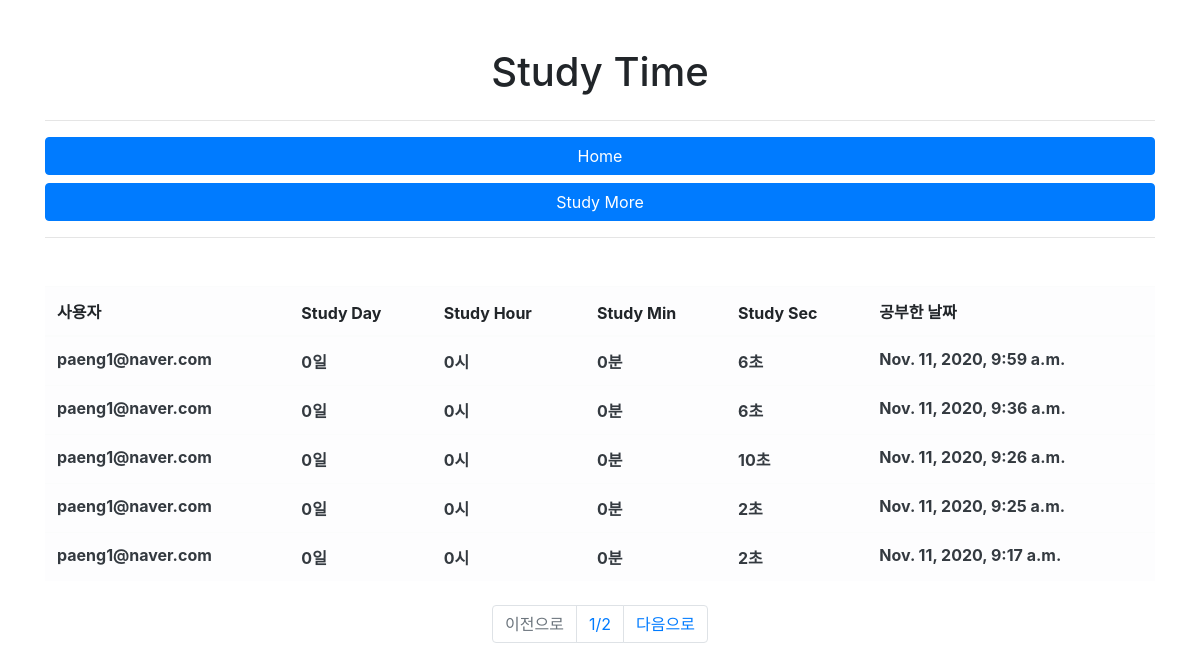
Before: /timer_rank/ with the older database file.
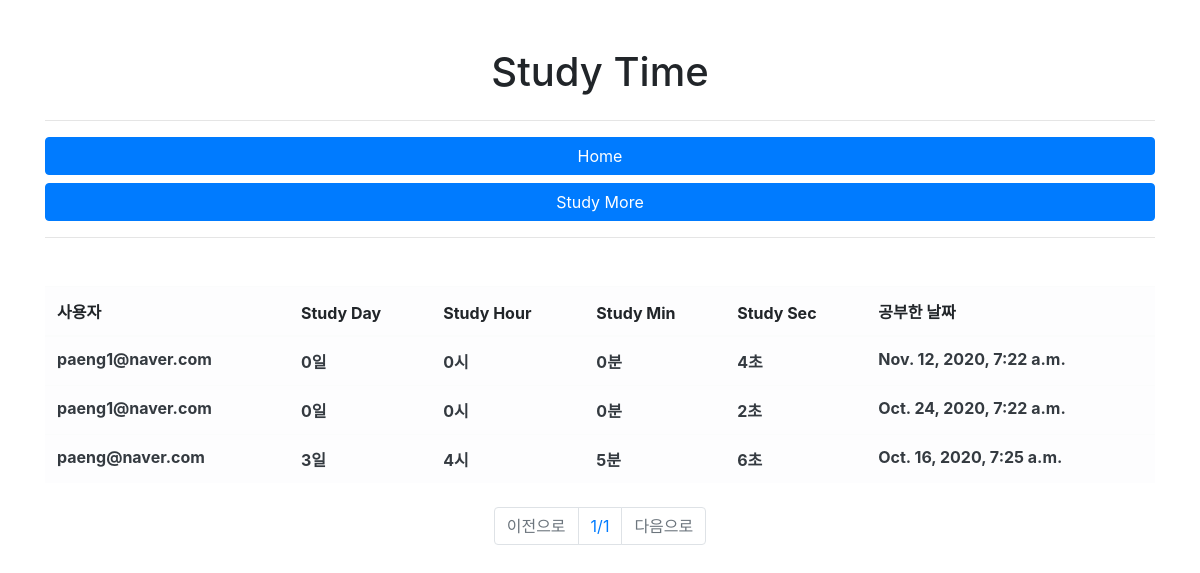
After: the same page with the newer database file.
### timer/models.py (models this page shows, shortened)
class Timer(models.Model):
    user = models.ForeignKey('user.User', on_delete=models.CASCADE, verbose_name='사용자')
    study_day = models.IntegerField(verbose_name='공부한 날')
    study_hour = models.IntegerField(verbose_name='시간')
    study_min = models.IntegerField(verbose_name='분')
    study_sec = models.IntegerField(verbose_name='초')
    register_date = models.DateTimeField(auto_now_add=True, verbose_name='등록날짜')
    class Meta:
        db_table = 'timer'
        verbose_name = '공부시간'
        verbose_name_plural = '공부시간'

### user/models.py (models this page shows)
class User(models.Model):
    email = models.EmailField(verbose_name='이메일')
    password = models.CharField(max_length=128, verbose_name='비밀번호')
    level = models.CharField(max_length=8, verbose_name='등급',
        choices=(
            ('admin', 'admin'),
            ('user', 'user')
        )
    )
    register_data = models.DateField(auto_now_add=True, verbose_name='등록 날짜')
    def __str__(self):
        return self.email
    class Meta:
        db_table = 'user'
        verbose_name = '사용자'
        verbose_name_plural = '사용자'

### timer/views.py (the view)
# urls.py: path('timer_rank/',TimerList.as_view())
class TimerList(ListView):
    template_name = 'timer_rank.html'
    context_object_name= 'timers'
    def get_queryset(self):
        timer_all = Timer.objects.all().order_by('-id')
        page = int(self.request.GET.get('p',1))
        paginator = Paginator(timer_all,5)
        queryset = paginator.get_page(page)
        return queryset

### timer/templates/timer_rank.html
{% extends "base.html" %}
{% block contents %}
<div class="row mt-5">
    <div class="col-12 text-center">
        <h1>Study Time</h1>
    </div>
</div>
<hr/>
    <div >
        <button class="btn btn-primary btn-block" onclick="location.href='/'">Home</button>
        <button class="btn btn-primary btn-block" onclick="location.href='/timer/'">Study More</button>
    </div>
<hr/>
<div class="row mt-5">
    <div class="col-12">
        <table class="table table-light">
            <thead class="thead-ligth">
                <tr>
                    <th scope="col">사용자</th>
                    <th scope="col">Study Day</th>
                    <th scope="col">Study Hour</th>
                    <th scope="col">Study Min</th>
                    <th scope="col">Study Sec</th>
                    <th scope="col">공부한 날짜</th>
                </tr>
            </thead>
            <tbody class="text-dark">
                {% for timer in timers %}
                <tr>
                    <th scope="row">{{ timer.user }}</th>
                    <th scope="row">{{timer.study_day}}일</th>
                    <th scope="row">{{timer.study_hour}}시</th>
                    <th scope="row">{{timer.study_min}}분</th>
                    <th scope="row">{{timer.study_sec}}초</th>
                    <th scope="row">{{timer.register_date}}</th>
                </tr>
                {% endfor %}
            </tbody>
        </table>
    </div>
</div>
<div class="row mt-2">
    <div class="col-12">
        <nav>
            <ul class="pagination justify-content-center">
                {% if timers.has_previous %}
                <li class="page-item">
                    <a class="page-link" href="?p={{timers.previous_page_number }}">이전으로</a>
                </li>
                {% else %}
                <li class="page-item disabled">
                    <a class="page-link" href="#">이전으로</a>
                </li>
                {% endif %}
                <li class="page-item">
                    <a class="page-link" href="#">{{timers.number}}/{{timers.paginator.num_pages}}</a>
                </li>
                {% if timers.has_next %}
                <li class="page-item">
                    <a class="page-link" href="?p={{ timers.next_page_number }}">다음으로</a>
                </li>
                {% else %}
                <li class="page-item disabled">
                    <a class="page-link" href="#">다음으로</a>
                </li>
                {% endif %}
            </ul>
        </nav>
    </div>
</div>
{% endblock %}

### user/templates/base.html (shortened to what this page needs)
<html>
    <head>
        <link rel="stylesheet" href="https://stackpath.bootstrapcdn.com/bootstrap/4.5.2/css/bootstrap.min.css"
>
    </head>
    <body>
        <div class="container">
            {% block contents %}
            {% endblock %}
        </div>
    </body>
</html>

Changed rows visible on the page:
removed Timer: user "paeng1@naver.com", study_day "0", study_hour "0", study_min "0", study_sec "6", register_date "Nov. 11, 2020, 9:59 a.m."
removed Timer: user "paeng1@naver.com", study_day "0", study_hour "0", study_min "0", study_sec "6", register_date "Nov. 11, 2020, 9:36 a.m."
removed Timer: user "paeng1@naver.com", study_day "0", study_hour "0", study_min "0", study_sec "10", register_date "Nov. 11, 2020, 9:26 a.m."
removed Timer: user "paeng1@naver.com", study_day "0", study_hour "0", study_min "0", study_sec "2", register_date "Nov. 11, 2020, 9:25 a.m."
removed Timer: user "paeng1@naver.com", study_day "0", study_hour "0", study_min "0", study_sec "2", register_date "Nov. 11, 2020, 9:17 a.m."
added Timer: user "paeng1@naver.com", study_day "0", study_hour "0", study_min "0", study_sec "4", register_date "Nov. 12, 2020, 7:22 a.m."
now on this page (row unchanged): Timer: user "paeng1@naver.com", study_day "0", study_hour "0", study_min "0", study_sec "2", register_date "Oct. 24, 2020, 7:22 a.m."
now on this page (row unchanged): Timer: user "paeng@naver.com", study_day "3", study_hour "4", study_min "5", study_sec "6", register_date "Oct. 16, 2020, 7:25 a.m."
Other visible differences:
{{ timers.paginator.num_pages }}: "2" → "1"
